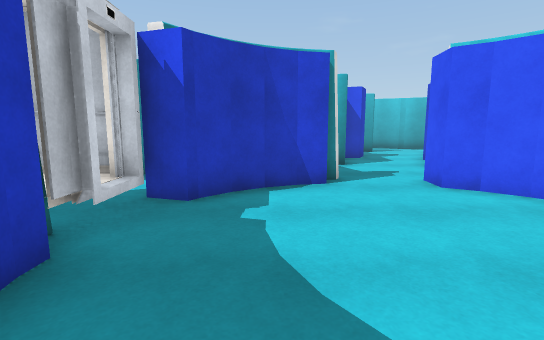
[1] (above)

24 first-person views from a walk through a 3-D level made in the Unity game engine. The camera is 1.3 m above the floor, tilts 8° down and sees 85° across. The floor is counted in squares, 1 m on a side. Each view is taken from the middle of a square. On the plan, view 1 faces up. The plan holds only what a view shows up to about 14 squares ahead; the rest is blank. The place goes on beyond the plan. The player character is not drawn. Some animated figures are not drawn. Door leaves are left out, so doorways stand open.

[2]
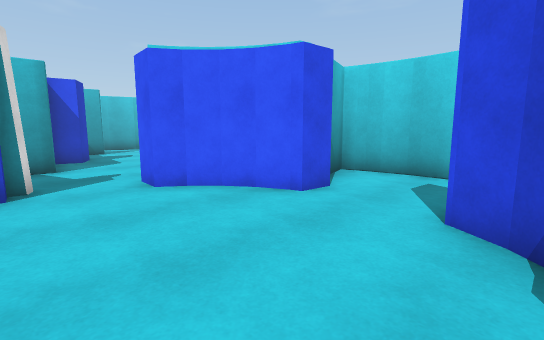

[3]
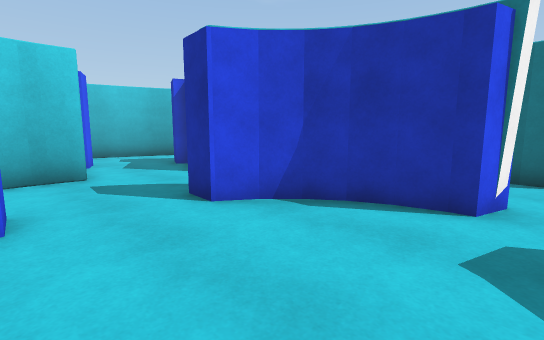

[4]
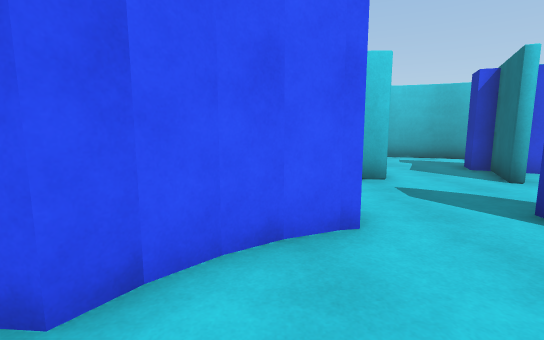

[5]
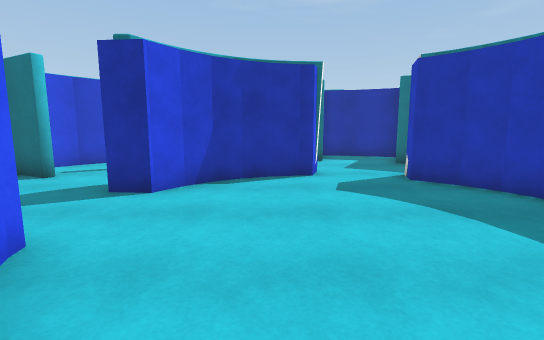

[6]
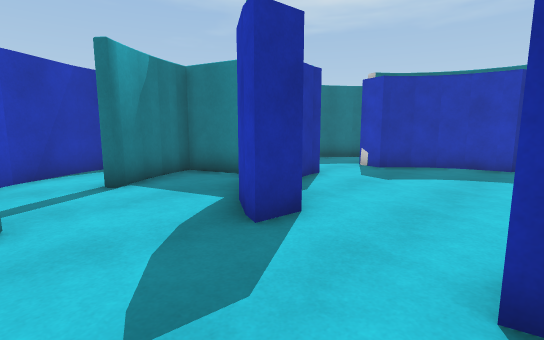

[7]
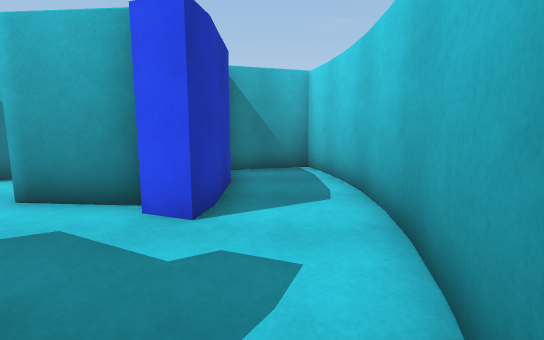

[8]
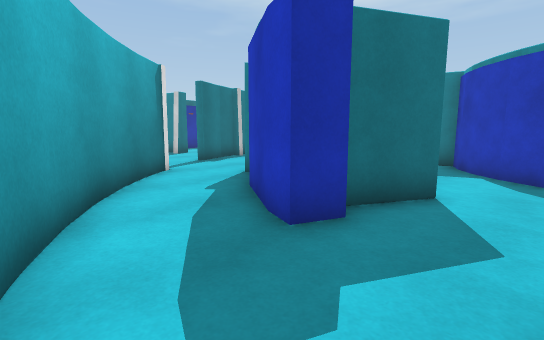

[9]
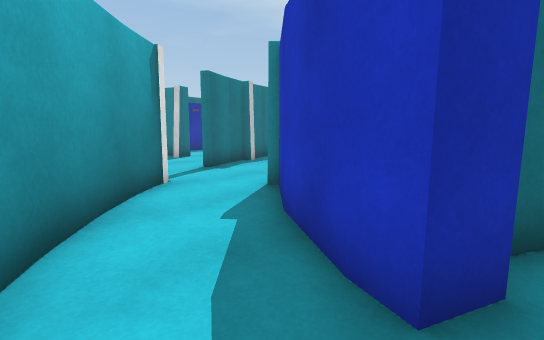

[10]
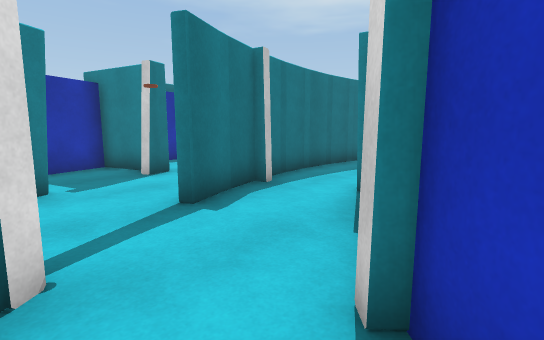

[11]
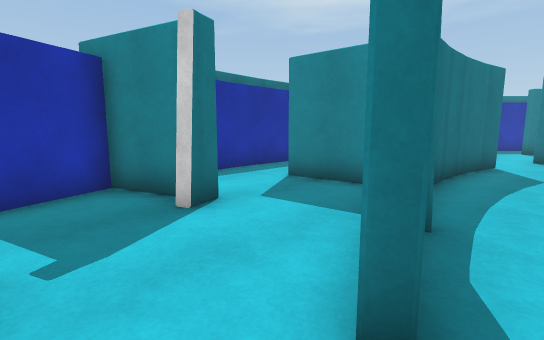

[12]
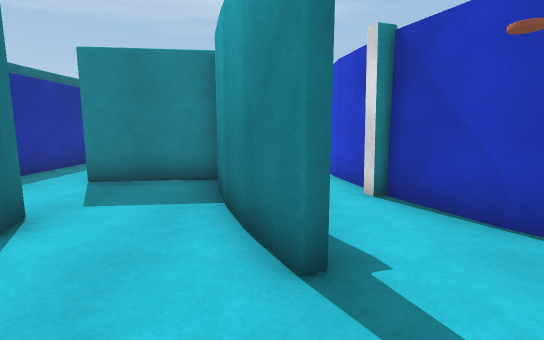

[13]
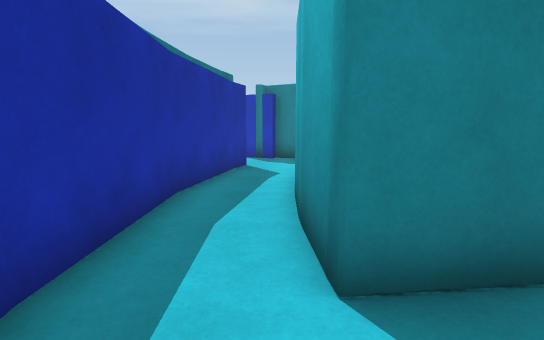

[14]
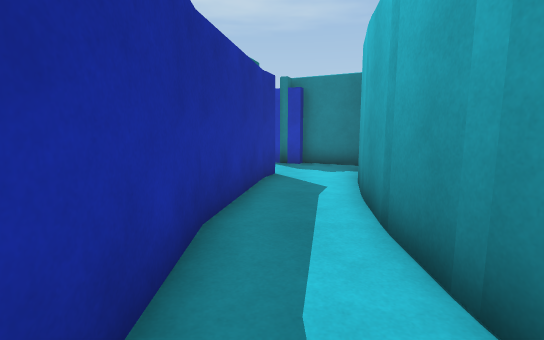

[15]
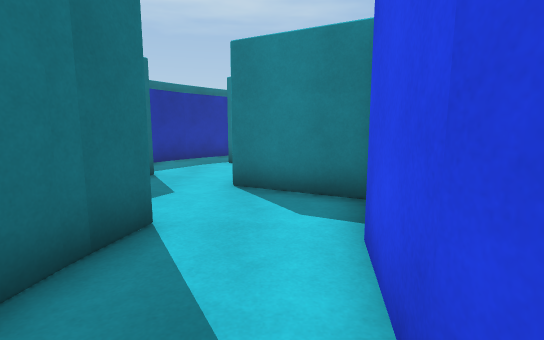

[16]
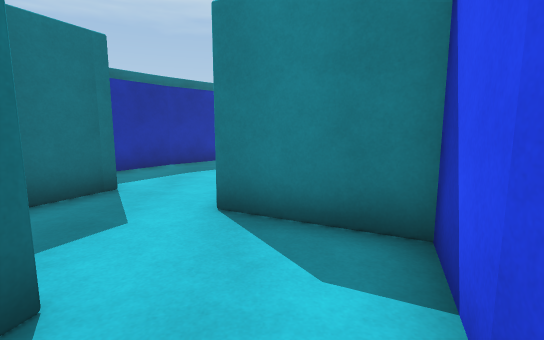

[17]
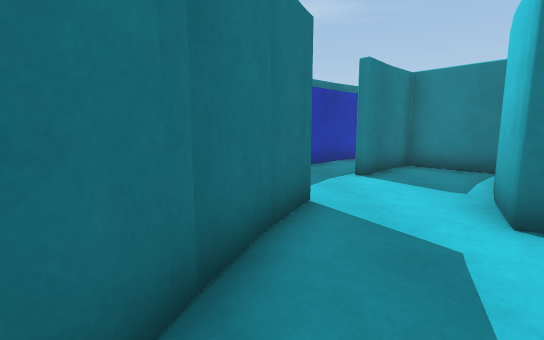

[18]
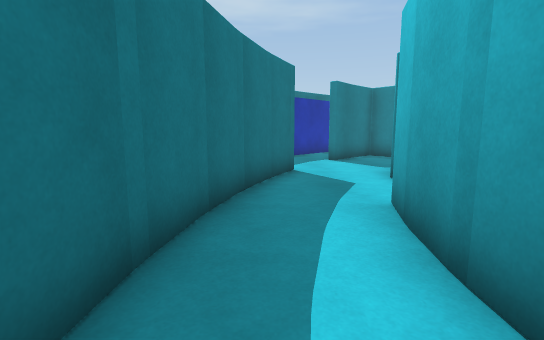

[19]
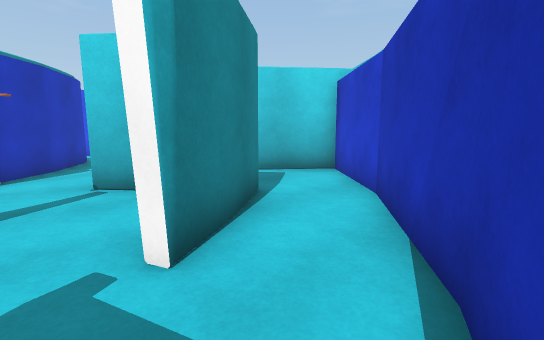

[20]
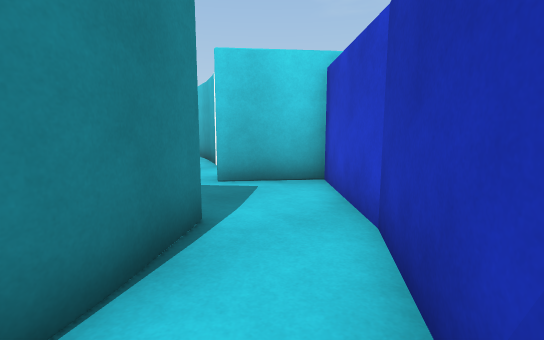

[21]
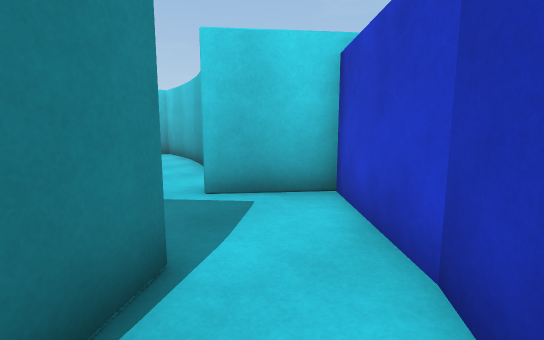

[22]
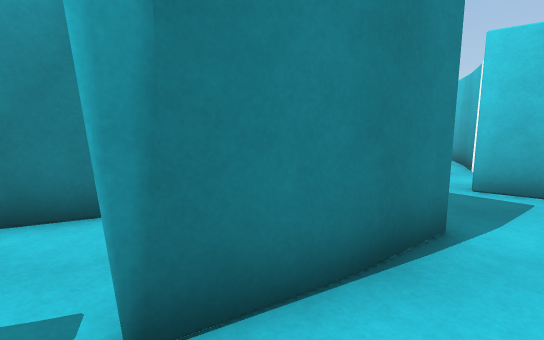

[23]
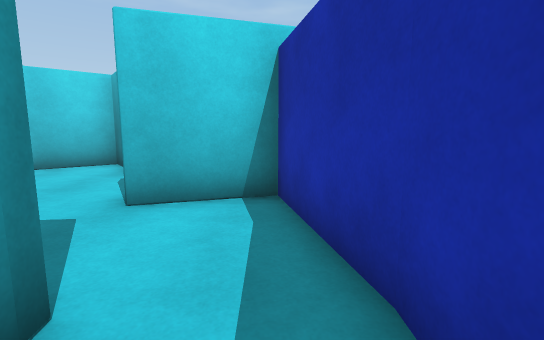

[24]
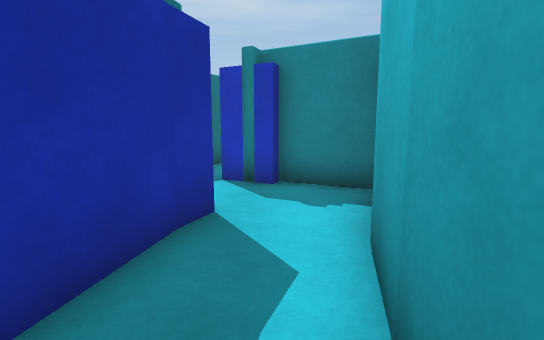

### Floor plan
Key: @ floor where view 1 was taken; # wall or solid block; . floor; E elevator.
Columns run from 12 left of view 1 to 19 right of it. Each row starts with its distance up from view 1.
 10               ...
  9               ...
  8              #...
  7            ###..#        ####
  6           ##....##       #..#
  5         EE#......######  #..#
  4         EE........##..#  #..#
  3          ##...........#  #..#
  2           #...........####..#
  1           #......##.........#
  0           ##@....##.........# .#
 -1            #..####...####..## .#
 -2            ...###......##..# .##
 -3         ## .... #..#..##...# .#
 -4           #.... ####.###..##..#
 -5            ..##   #.###..## .##
 -6            ..     ####...# ..
 -7   ##    #####    ###....## ..
 -8  ##. ## #.########.....## ..#
 -9  ##...###...............# ..##
-10 ..##..............###...##...#
-11 #.........#########.....##..##
-12 ##............ ##.....###..##
-13  ##..####..... .#..#.....###
-14   ####..#########..#....##
-15      #.............##.###
-16     ##.###.........####
-17          ###########

Where each view was taken, in squares from view 1:
view 1: 0 up, 0 right, facing up
view 2: 0 up, 1 right, facing up-right
view 3: 4 up, 1 right, facing down-right
view 4: 5 up, 2 right, facing right
view 5: 7 up, 3 right, facing down
view 6: 4 up, 9 right, facing down-left
view 7: 3 down, 14 right, facing up
view 8: 1 up, 15 right, facing down-left
view 9: 1 down, 14 right, facing down-left
view 10: 5 down, 11 right, facing down-left
view 11: 9 down, 10 right, facing down-left
view 12: 10 down, 11 right, facing left
view 13: 15 down, 6 right, facing left
view 14: 16 down, 4 right, facing left
view 15: 9 down, 2 right, facing left
view 16: 9 down, 0 right, facing left
view 17: 13 down, 1 left, facing left
view 18: 13 down, 3 right, facing left
view 19: 15 down, 9 right, facing up-right
view 20: 14 down, 11 right, facing up-right
view 21: 13 down, 12 right, facing up-right
view 22: 14 down, 11 right, facing up
view 23: 16 down, 2 right, facing right
view 24: 15 down, 0 right, facing left
